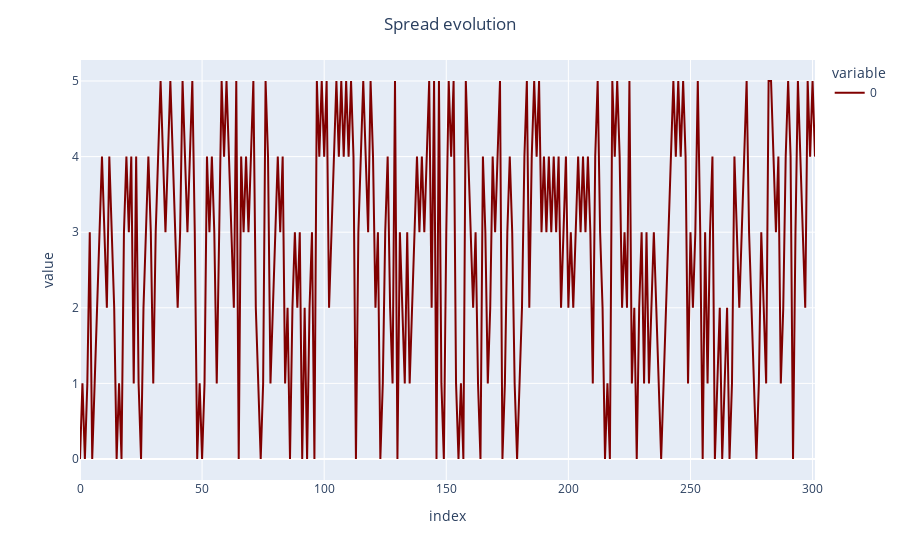

The code cell stored with this chart in its notebook:
### Code cell
fig = px.line(spread_simulated)
fig.update_traces(line_color = "maroon")
fig.update_layout(title_text = "Spread evolution", title_x = 0.5)
fig.show()

### Figure 1 — Plotly figure (JSON) as saved in the notebook; plotly's stock layout.template omitted (floating-point values rounded to 4 significant figures; data arrays with more than 128 entries replaced by an {"elided": "..."} marker saying what was removed)
{"data": [{"hovertemplate": "variable=0<br>index=%{x}<br>value=%{y}<extra></extra>", "legendgroup": "0", "line": {"color": "maroon", "dash": "solid"}, "marker": {"symbol": "circle"}, "mode": "lines", "name": "0", "orientation": "v", "showlegend": true, "type": "scatter", "x": {"elided": "302 int values"}, "xaxis": "x", "y": {"elided": "302 int values"}, "yaxis": "y"}], "layout": {"legend": {"title": {"text": "variable"}, "tracegroupgap": 0}, "margin": {"t": 60}, "title": {"text": "Spread evolution", "x": 0.5}, "xaxis": {"anchor": "y", "domain": [0, 1], "title": {"text": "index"}}, "yaxis": {"anchor": "x", "domain": [0, 1], "title": {"text": "value"}}}}
